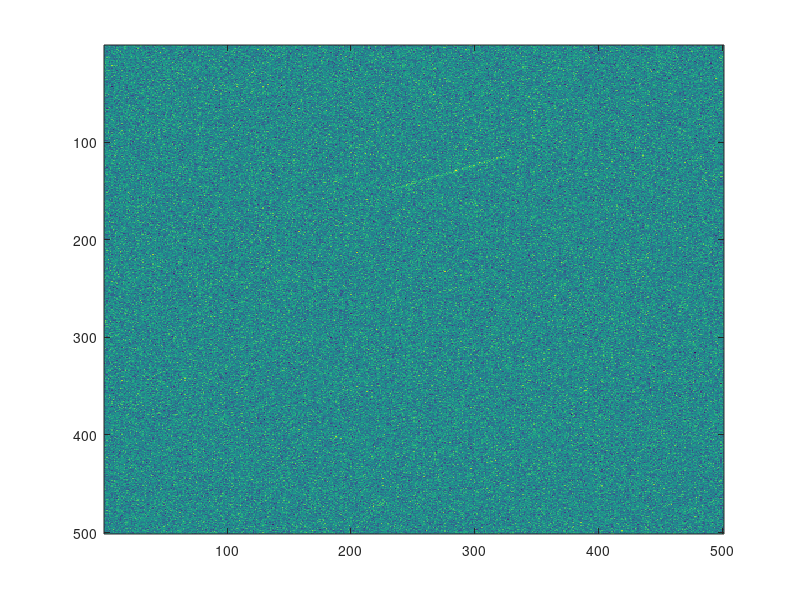

This chart was generated by the following MATLAB code: (Note: this script raises an error after producing the figure.)
%% load image
data = load('im.mat');
im = data.im;
phi = data.phi;
n = data.n;

    
figure(1);
imagesc(im);
%% use spatial filter (poisson)
N = 0:2:8;
opt = struct;
opt.type = 'pois';
opt.maskHalfSize = 25;
opt.scl = 1;
opt.doitbyFFT = false;

sqf = steerableMapGeneralized(im, N, opt);
r = reshape(mmsteermap('line', sqf, N, phi), n, n);
imagesc(r);
%% spatial, log gabor
N = 0:2:8;
opt = struct;
opt.type = 'loggabor';
opt.doitbyFFT = false;

opt.maskHalfSize = 25;
opt.sigma = 0.52877;
opt.f0 = 1/18;

sqf = steerableMapGeneralized(im, N, opt);
r = reshape(mmsteermap('line', sqf, N, phi), n, n);
imagesc(r);
%% fourier
N = 0:2:8;
opt = struct;
opt.type = 'loggabor';

opt.maskHalfSize = 25;
opt.sigma = 5.52877;
opt.f0 = 1/18;
opt.doitbyFFT = true;

sqf = steerableMapGeneralized(im, N, opt);
r = reshape(mmsteermap('line', sqf, N, phi), n, n);
imagesc(r);